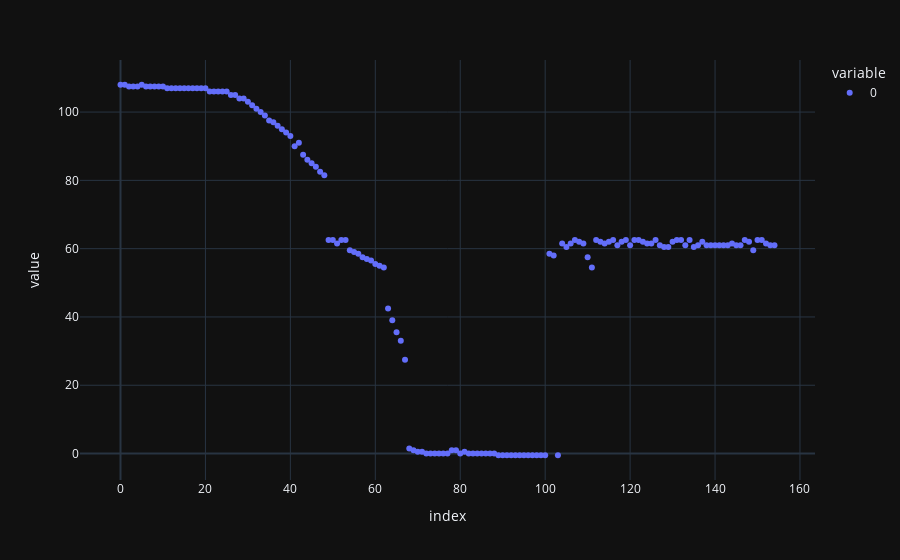

Notebook code cell kept with this figure:
### Code cell
px.scatter(drive_angle)

### Figure 1 — Plotly figure (JSON) as saved in the notebook; plotly's stock layout.template omitted (floating-point values rounded to 4 significant figures; data arrays with more than 128 entries replaced by an {"elided": "..."} marker saying what was removed)
{"data": [{"hovertemplate": "variable=0<br>index=%{x}<br>value=%{y}<extra></extra>", "legendgroup": "0", "marker": {"color": "#636efa", "symbol": "circle"}, "mode": "markers", "name": "0", "orientation": "v", "showlegend": true, "type": "scatter", "x": {"elided": "155 int values"}, "xaxis": "x", "y": {"elided": "155 float values"}, "yaxis": "y"}], "layout": {"legend": {"title": {"text": "variable"}, "tracegroupgap": 0}, "margin": {"t": 60}, "xaxis": {"anchor": "y", "domain": [0, 1], "title": {"text": "index"}}, "yaxis": {"anchor": "x", "domain": [0, 1], "title": {"text": "value"}}}}
